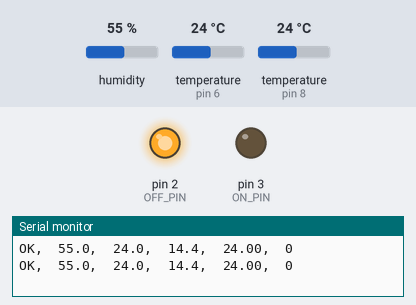
The sketch below on a simulated Arduino Uno, built with avr-gcc and run on an emulated ATmega328P. On the bench: output pins drawn as LEDs (lit = HIGH), the last lines printed to the serial monitor. Wiring (inferred from the names in the program): DHT22 sensor: data pin 6. The test bench sets the inputs (shaded band); at power-on: temperature (sensors on pin 6, pin 8) 24 °C, humidity 55 %. Pins used as bus, display or sensor lines are not drawn.

Above: at 3.3 s.
3.4 s: temperature (sensor on pin 6) set to 31.5 °C
6.7 s: temperature (sensor on pin 6) set to 32.9 °C
At 8.7 s:
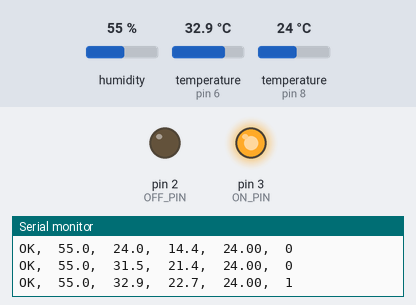
10.0 s: humidity set to 51 %
At 10.5 s:
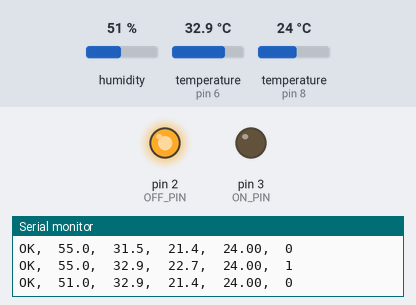
13.3 s: humidity set to 68 %
At 16.5 s:
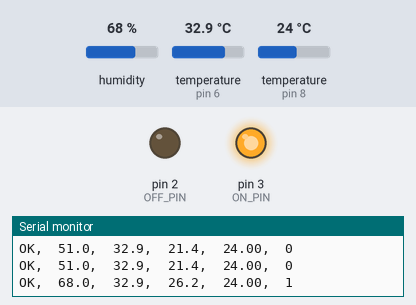
Timing chart, 0 to 17.7 s (numbered marks = the images above; inputs shaded):
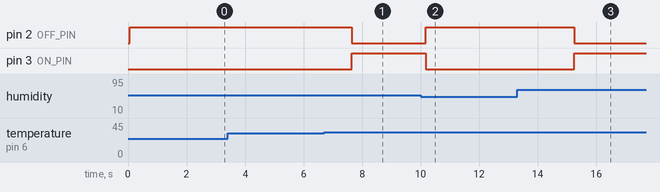

The sketch:

heater_test.ino
```cpp
#include <dht.h>
#include <OneWire.h>

dht DHT;
int DS18S20_Pin = 8;

//Temperature chip i/o
OneWire ds(DS18S20_Pin);

#define DHT22_PIN 6
#define OFF_PIN 2
#define ON_PIN 3
#define HYSTERESIS 2.0

void setup()
{
  pinMode(OFF_PIN, OUTPUT);
  pinMode(ON_PIN, OUTPUT);
  Serial.begin(9600);
  Serial.println("DHT TEST PROGRAM ");
  Serial.print("LIBRARY VERSION: ");
  Serial.println(DHT_LIB_VERSION);
  Serial.println();
  Serial.println("stat, Hum (%), Temp (C), Dew (C), Surf (C), Heat");
}

void loop()
{
  // READ DATA

  float temperature = getTemp();
  int chk = DHT.read22(DHT22_PIN);
  float dew = dewPoint(DHT.temperature, DHT.humidity);
  int heaterState = LOW;
  int goFlag = LOW;

  switch (chk)
  {
    case DHTLIB_OK:
      Serial.print("OK,\t");
      // Now check DS18B20
      if (temperature < 85.0 && temperature > -127.0) {
        goFlag = HIGH;
      }
      break;
    case DHTLIB_ERROR_CHECKSUM:
      Serial.print("Checksum error,\t");
      break;
    case DHTLIB_ERROR_TIMEOUT:
      Serial.print("Time out error,\t");
      break;
    default:
      Serial.print("Unknown error,\t");
      break;
  }
  if (goFlag) {
    // Control heater state - is dew point higher than
    // surface temp minus hysteresis?
    // e.g. dew 16, surface '15' (actual 17 - 2 hyst.) -> ON
    if (dew > temperature - HYSTERESIS) {
      heaterState = HIGH;
      digitalWrite(OFF_PIN, 0);
      digitalWrite(ON_PIN, 1);
    } else {
      heaterState = LOW;
      digitalWrite(OFF_PIN, 1);
      digitalWrite(ON_PIN, 0);
    }
    // DISPLAY DATA
    Serial.print(DHT.humidity, 1);
    Serial.print(",\t");
    Serial.print(DHT.temperature, 1);
    Serial.print(",\t");
    Serial.print(dew, 1);
    Serial.print(",\t");
    Serial.print(temperature);
    Serial.print(",\t");
    Serial.println(heaterState);
  } else {
    heaterState = LOW;
    digitalWrite(OFF_PIN, 1);
    digitalWrite(ON_PIN, 0);
    Serial.println("Safety cut off");
  }
  delay(2500);
}

// dewPoint function NOAA
// reference (1) : http://wahiduddin.net/calc/density_algorithms.htm
// reference (2) : http://www.colorado.edu/geography/weather_station/Geog_site/about.htm
//
double dewPoint(double celsius, double humidity)
{
  // (1) Saturation Vapor Pressure = ESGG(T)
  double RATIO = 373.15 / (273.15 + celsius);
  double RHS = -7.90298 * (RATIO - 1);
  RHS += 5.02808 * log10(RATIO);
  RHS += -1.3816e-7 * (pow(10, (11.344 * (1 - 1 / RATIO ))) - 1) ;
  RHS += 8.1328e-3 * (pow(10, (-3.49149 * (RATIO - 1))) - 1) ;
  RHS += log10(1013.246);

  // factor -3 is to adjust units - Vapor Pressure SVP * humidity
  double VP = pow(10, RHS - 3) * humidity;

  // (2) DEWPOINT = F(Vapor Pressure)
  double T = log(VP / 0.61078); // temp var
  return (241.88 * T) / (17.558 - T);
}

float getTemp()
{
  //returns the temperature from one DS18S20 in DEG Celsius

  byte data[12];
  byte addr[8];

  if ( !ds.search(addr)) {
    //no more sensors on chain, reset search
    ds.reset_search();
    return -1000;
  }

  if ( OneWire::crc8( addr, 7) != addr[7]) {
    Serial.println("CRC is not valid!");
    return -1000;
  }

  if ( addr[0] != 0x10 && addr[0] != 0x28) {
    Serial.print("Device is not recognized");
    return -1000;
  }

  ds.reset();
  ds.select(addr);
  ds.write(0x44, 1); // start conversion, with parasite power on at the end

  byte present = ds.reset();
  ds.select(addr);
  ds.write(0xBE); // Read Scratchpad


  for (int i = 0; i < 9; i++) { // we need 9 bytes
    data[i] = ds.read();
  }

  ds.reset_search();

  byte MSB = data[1];
  byte LSB = data[0];

  float tempRead = ((MSB << 8) | LSB); //using two's compliment
  float TemperatureSum = tempRead / 16;

  return TemperatureSum;

}
```

Measured:
- the behaviour switches between 32.1 and 32.2 °C on temperature (sensor on pin 6) (found by bisection; images 0 and 1)
- the behaviour switches between 53 and 52 % on humidity (found by bisection; images 1 and 2)
- after the input at 6.7 s, pin 2 (OFF_PIN): HIGH → LOW after 0.95 s; pin 3 (ON_PIN): LOW → HIGH after 0.95 s
- after the input at 10.0 s, pin 2 (OFF_PIN): LOW → HIGH after 0.18 s; pin 3 (ON_PIN): HIGH → LOW after 0.18 s
- after the input at 13.3 s, pin 2 (OFF_PIN): HIGH → LOW after 1.9 s; pin 3 (ON_PIN): LOW → HIGH after 1.9 s
